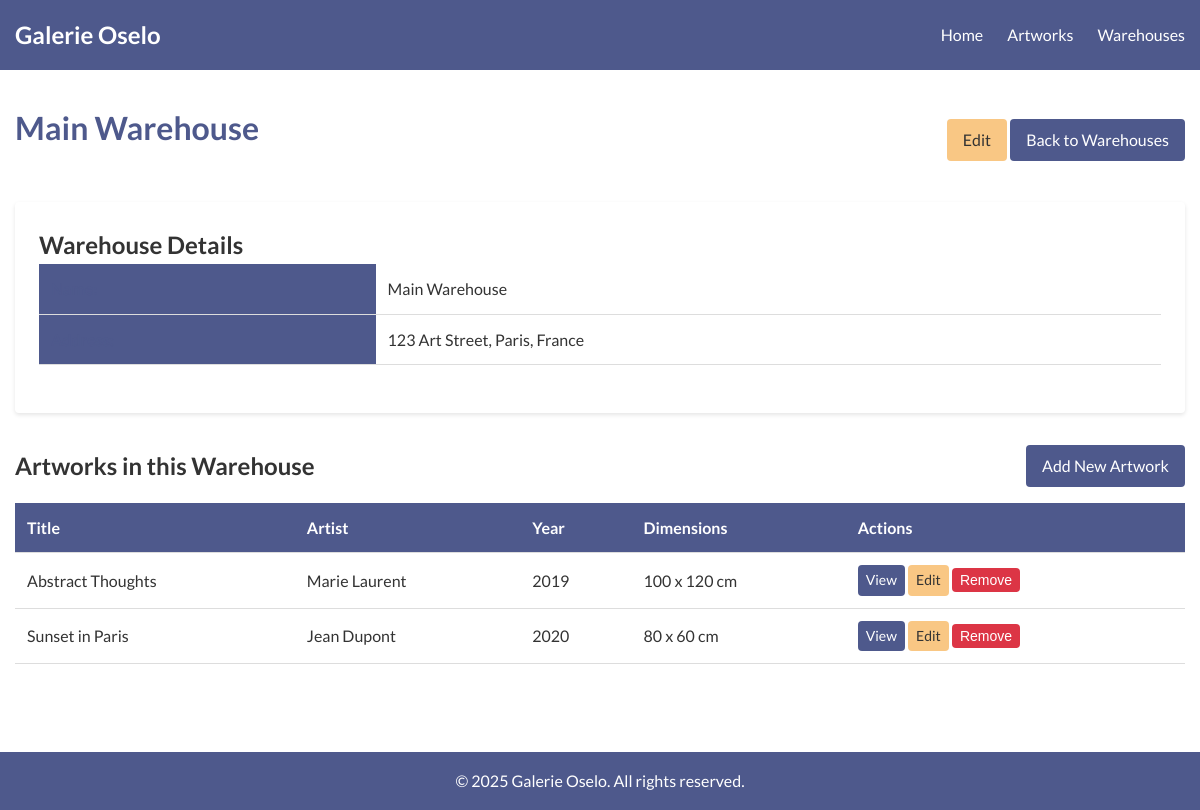
The app's page /index.php?route=warehouses&action=show&id=1 with its own data.
### tables this page shows
CREATE TABLE IF NOT EXISTS warehouses (
    id INT AUTO_INCREMENT PRIMARY KEY,
    name VARCHAR(255) NOT NULL,
    address TEXT NOT NULL,
    created_at TIMESTAMP DEFAULT CURRENT_TIMESTAMP,
    updated_at TIMESTAMP DEFAULT CURRENT_TIMESTAMP ON UPDATE CURRENT_TIMESTAMP
);

CREATE TABLE IF NOT EXISTS artworks (
    id INT AUTO_INCREMENT PRIMARY KEY,
    title VARCHAR(255) NOT NULL,
    year INT NOT NULL,
    artist_name VARCHAR(255) NOT NULL,
    width FLOAT NOT NULL COMMENT 'Width in cm',
    height FLOAT NOT NULL COMMENT 'Height in cm',
    warehouse_id INT NULL,
    created_at TIMESTAMP DEFAULT CURRENT_TIMESTAMP,
    updated_at TIMESTAMP DEFAULT CURRENT_TIMESTAMP ON UPDATE CURRENT_TIMESTAMP
);

### controllers/WarehouseController.php (called while the page is built, shortened)
<?php
class WarehouseController {
    private $warehouseModel;
    public function __construct() {
        require_once BASE_PATH . '/models/Warehouse.php';
        $this->warehouseModel = new Warehouse();
    }
    public function show($id) {
        $warehouse = $this->warehouseModel->getById($id);
        $artworks = $this->warehouseModel->getArtworks($id);
        include BASE_PATH . '/views/warehouses/show.php';
        include BASE_PATH . '/views/layouts/main.php';
    }
}

### models/database.php (called while the page is built, shortened)
<?php
class Database {
    private static $instance = null;
    private $connection;
    private function __construct() {
        $config = require_once BASE_PATH . '/config/database.php';
        $host = isset($config['host']) ? $config['host'] : 'localhost';
        $dbname = isset($config['dbname']) ? $config['dbname'] : 'galerie_oselo';
        $username = isset($config['username']) ? $config['username'] : 'root';
        $password = isset($config['password']) ? $config['password'] : '';
        try {
            $dsn = "mysql:host=$host;dbname=$dbname";
            $options = [
                PDO::ATTR_ERRMODE => PDO::ERRMODE_EXCEPTION,
                PDO::ATTR_DEFAULT_FETCH_MODE => PDO::FETCH_ASSOC,
                PDO::ATTR_EMULATE_PREPARES => false,
            ];
            $this->connection = new PDO($dsn, $username, $password, $options);
            $this->connection->exec("SET NAMES utf8");
        } catch (PDOException $e) {
            die("Connection failed: " . $e->getMessage());
        }
    }
    public static function getInstance() {
        if (self::$instance === null) {
            self::$instance = new self();
        }
        return self::$instance;
    }
    public function query($sql, $params = []) {
        $stmt = $this->connection->prepare($sql);
        $stmt->execute($params);
        return $stmt;
    }
    public function select($sql, $params = []) {
        $stmt = $this->query($sql, $params);
        return $stmt->fetchAll();
    }
    public function selectOne($sql, $params = []) {
        $stmt = $this->query($sql, $params);
        return $stmt->fetch();
    }
}

### models/Warehouse.php (called while the page is built, shortened)
<?php
class Warehouse {
    private $db;
    public function __construct() {
        $this->db = Database::getInstance();
    }
    public function getById($id) {
        $sql = "SELECT * FROM warehouses WHERE id = ?";
        return $this->db->selectOne($sql, [$id]);
    }
    public function getArtworks($id) {
        $sql = "SELECT * FROM artworks WHERE warehouse_id = ? ORDER BY title";
        return $this->db->select($sql, [$id]);
    }
}

### views/warehouses/show.php (the view, shortened to what this page needs)
<div style="display: flex; justify-content: space-between; align-items: center; margin-bottom: 1.5rem;">
    <h1><?= htmlspecialchars($warehouse['name']) ?></h1>
    <div>
        <a href="index.php?route=warehouses&action=edit&id=<?= $warehouse['id'] ?>" class="btn btn-accent">Edit</a>
        <a href="index.php?route=warehouses" class="btn">Back to Warehouses</a>
    </div>
</div>
<div class="card">
    <h2>Warehouse Details</h2>
    <table class="details-table">
        <tr>
            <th>Name:</th>
            <td><?= htmlspecialchars($warehouse['name']) ?></td>
        </tr>
        <tr>
            <th>Address:</th>
            <td><?= nl2br(htmlspecialchars($warehouse['address'])) ?></td>
        </tr>
    </table>
</div>
<div style="margin-top: 2rem;">
    <div style="display: flex; justify-content: space-between; align-items: center; margin-bottom: 1rem;">
        <h2>Artworks in this Warehouse</h2>
        <a href="index.php?route=artworks&action=create" class="btn">Add New Artwork</a>
    </div>
    <?php if (empty($artworks)): ?>
        <div class="alert alert-info">No artworks in this warehouse.</div>
    <?php else: ?>
        <div class="table-responsive">
            <table>
                <thead>
                    <tr>
                        <th>Title</th>
                        <th>Artist</th>
                        <th>Year</th>
                        <th>Dimensions</th>
                        <th>Actions</th>
                    </tr>
                </thead>
                <tbody>
                    <?php foreach ($artworks as $artwork): ?>
                        <tr>
                            <td><?= htmlspecialchars($artwork['title']) ?></td>
                            <td><?= htmlspecialchars($artwork['artist_name']) ?></td>
                            <td><?= htmlspecialchars($artwork['year']) ?></td>
                            <td><?= htmlspecialchars($artwork['width']) ?> x <?= htmlspecialchars($artwork['height']) ?> cm</td>
                            <td>
                                <a href="index.php?route=artworks&action=show&id=<?= $artwork['id'] ?>" class="btn btn-sm">View</a>
                                <a href="index.php?route=artworks&action=edit&id=<?= $artwork['id'] ?>" class="btn btn-sm btn-accent">Edit</a>
                                <form action="index.php?route=artworks&action=update&id=<?= $artwork['id'] ?>" method="POST" style="display: inline;">
                                    <button type="submit" class="btn btn-sm btn-danger" onclick="return confirm('Are you sure you want to remove this artwork from the warehouse?')">Remove</button>
                                </form>
                            </td>
                        </tr>
                    <?php endforeach; ?>
                </tbody>
            </table>
        </div>
    <?php endif; ?>
</div>

### views/layouts/main.php (style rules this page uses)
:root { --primary: #4E598C; --white: #FFFFFF; --accent: #F9C784; }
* { margin: 0; padding: 0; box-sizing: border-box; }
body { font-family: 'Lato', sans-serif; line-height: 1.6; color: #333; background-color: var(--white); }
h1 { color: var(--primary); margin-bottom: 1.5rem; }
.btn { display: inline-block; padding: 0.5rem 1rem; background-color: var(--primary); color: var(--white); text-decoration: none; border-radius: 4px; border: none; cursor: pointer; transition: background-color 0.3s; }
.btn-accent { background-color: var(--accent); color: #333; }
.btn-danger { background-color: #dc3545; }
table { width: 100%; border-collapse: collapse; margin-bottom: 1.5rem; }
table th, table td { padding: 0.75rem; text-align: left; border-bottom: 1px solid #ddd; }
table th { background-color: var(--primary); color: var(--white); }
.card { background-color: var(--white); border-radius: 4px; box-shadow: 0 2px 4px rgba(0, 0, 0, 0.1); padding: 1.5rem; margin-bottom: 1.5rem; }

### views/warehouses/show.php (style rules this page uses)
.details-table { width: 100%; border-collapse: collapse; }
.details-table th, .details-table td { padding: 0.75rem; text-align: left; border-bottom: 1px solid #ddd; }
.details-table th { width: 30%; font-weight: 700; color: var(--primary); }
.btn-sm { padding: 0.25rem 0.5rem; font-size: 0.875rem; }
.table-responsive { overflow-x: auto; }

### records on screen
warehouses: name "Main Warehouse", address "123 Art Street, Paris, France"
artworks: title "Abstract Thoughts", artist_name "Marie Laurent", year "2019", width "100", height "120"
artworks: title "Sunset in Paris", artist_name "Jean Dupont", year "2020", width "80", height "60"
